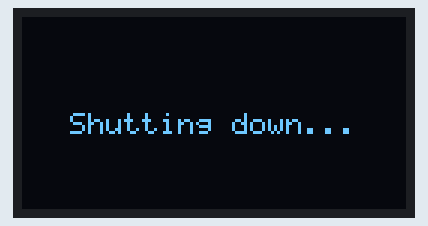
Bench run of a program on a simulated Raspberry Pi (BCM pin numbers). Shown: 128×64 one-colour display. At 2.2 s the program stops and its outputs stay as they are.

Above: at 0.2 s.

The program:

ssd1306_shutdown.py
```python
import smbus2
import time

I2C_BUS = 1
DISPLAY_ADDR = 0x3C
WIDTH = 128
HEIGHT = 64
PAGES = HEIGHT // 8

bus = smbus2.SMBus(I2C_BUS)

def send_command(cmd):
    bus.write_byte_data(DISPLAY_ADDR, 0x00, cmd)

def send_data(data):
    for i in range(0, len(data), 32):
        bus.write_i2c_block_data(DISPLAY_ADDR, 0x40, list(data[i:i + 32]))

def init_display():
    for cmd in [
        0xAE, 0xD5, 0x80, 0xA8, 0x3F, 0xD3, 0x00, 0x40,
        0x8D, 0x14, 0x20, 0x00, 0xA0, 0xC0, 0xDA, 0x12,
        0x81, 0xCF, 0xD9, 0xF1, 0xDB, 0x40, 0xA4, 0xA6, 0xAF,
    ]:
        send_command(cmd)

def clear_display():
    send_data([0x00] * (WIDTH * PAGES))

def set_cursor(page, col):
    send_command(0xB0 + page)
    send_command(0x00 | (col & 0x0F))
    send_command(0x10 | ((col >> 4) & 0x0F))

FONT = {
    ' ': [0x00, 0x00, 0x00, 0x00, 0x00],
    'S': [0x46, 0x49, 0x49, 0x49, 0x31],
    'h': [0x7F, 0x08, 0x04, 0x04, 0x78],
    'u': [0x3C, 0x40, 0x40, 0x20, 0x7C],
    't': [0x04, 0x3F, 0x44, 0x40, 0x20],
    'i': [0x00, 0x44, 0x7D, 0x40, 0x00],
    'n': [0x7C, 0x08, 0x04, 0x04, 0x78],
    'g': [0x08, 0x54, 0x54, 0x54, 0x3C],
    'd': [0x38, 0x44, 0x44, 0x48, 0x7F],
    'o': [0x38, 0x44, 0x44, 0x44, 0x38],
    'w': [0x3C, 0x40, 0x30, 0x40, 0x3C],
    '.': [0x00, 0x60, 0x60, 0x00, 0x00],
}

def draw_text(text, page, col):
    set_cursor(page, col)
    buf = []
    for ch in text:
        buf.extend(FONT.get(ch, FONT[' ']))
        buf.append(0x00)
    send_data(buf)

def text_width(text):
    return len(text) * 6

try:
    init_display()
    clear_display()

    msg = "Shutting down..."
    col = (WIDTH - text_width(msg)) // 2
    page = PAGES // 2  # vertically centered
    draw_text(msg, page=page, col=col)

    # Give time for the message to be visible, then turn off display
    time.sleep(2)
    clear_display()
    send_command(0xAE)  # display off
except Exception:
    pass
finally:
    bus.close()
```

Measured:
- what the display in image 0 shows lasts 2.1 s, from 0.1 s to 2.2 s
